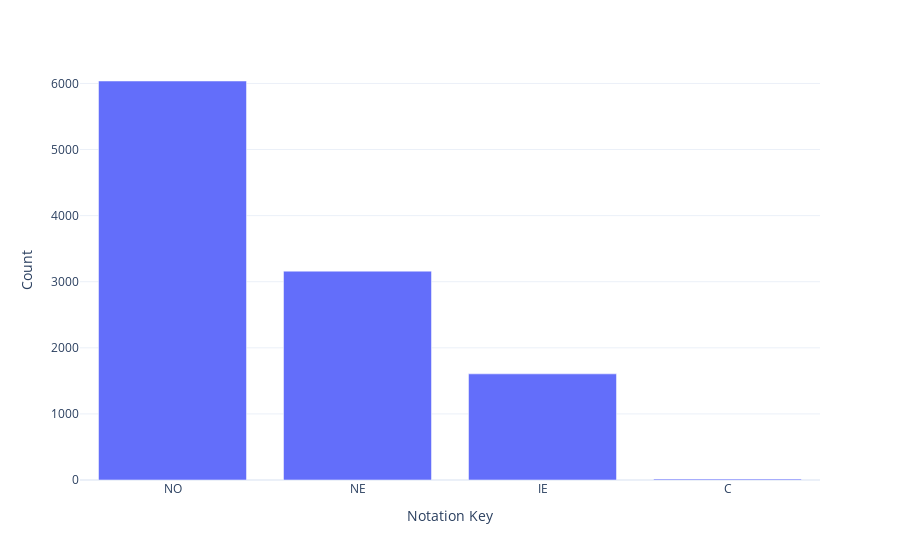

Here is the notebook cell this chart was saved with:
### Markdown cell above
### Notation Keys

### Code cell
# Filter for non-numeric emissions and calculate value counts
non_numeric_counts = df_c40[df_c40['emissions'].apply(is_non_numeric)]['emissions'].value_counts()

non_numeric_counts_df = non_numeric_counts.reset_index()
non_numeric_counts_df.columns = ['Notation Key', 'Count'] 

fig = px.bar(non_numeric_counts_df, 
             x='Notation Key', 
             y='Count', 
             labels={'Notation Key': 'Notation Key', 'Count': 'Count'},
             template="plotly_white")

fig.show()

### Figure 1 — Plotly figure (JSON) as saved in the notebook; plotly's stock layout.template omitted (floating-point values rounded to 4 significant figures)
{"data": [{"alignmentgroup": "True", "hovertemplate": "Notation Key=%{x}<br>Count=%{y}<extra></extra>", "legendgroup": "", "marker": {"color": "#636efa", "pattern": {"shape": ""}}, "name": "", "offsetgroup": "", "orientation": "v", "showlegend": false, "textposition": "auto", "type": "bar", "x": ["NO", "NE", "IE", "C"], "xaxis": "x", "y": [6037, 3160, 1606, 15], "yaxis": "y"}], "layout": {"barmode": "relative", "legend": {"tracegroupgap": 0}, "margin": {"t": 60}, "xaxis": {"anchor": "y", "domain": [0, 1], "title": {"text": "Notation Key"}}, "yaxis": {"anchor": "x", "domain": [0, 1], "title": {"text": "Count"}}}}
